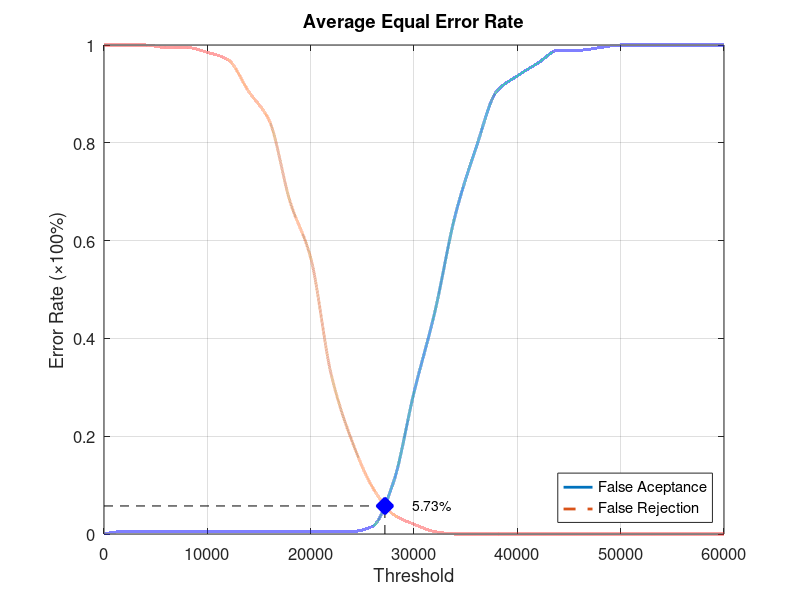
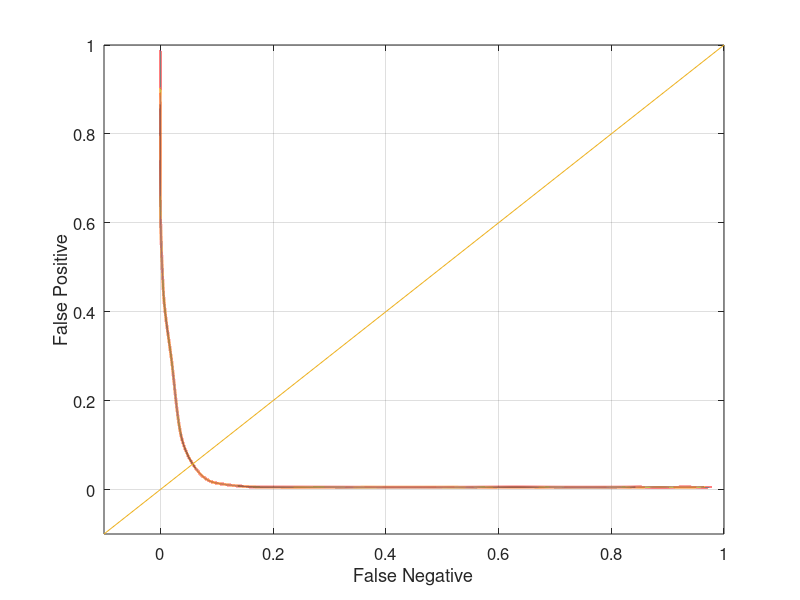

Write MATLAB code to recreate these figures, in order.
function yEER = Database3_2
close all;
clear;
clc;
x = 0:2000:60000;
xq = 0:0.5:60000;

y0 = [0 0.00526316 0.00526316 0.00526316 0.00526316 0.00526316 0.00526316 0.00526316 0.00526316 0.00526316 0.00526316 0.00526316 0.00526316 0.0157895 0.105263 0.289474 0.452632 0.652632 0.789474 0.905263 0.936842 0.963158 0.989474 0.989474 0.994737 1 1 1 1 1 1];
yy0 = interp1(x, y0, xq, 'pchip');
y1 = [1 1 1 0.995 0.995 0.985 0.97 0.905 0.845 0.68 0.565 0.325 0.19 0.095 0.04 0.02 0.005 0 0 0 0 0 0 0 0 0 0 0 0 0 0];
yy1 = interp1(x, y1, xq, 'pchip');

% Calculating EER: 
y2 = abs(y0 - y1);
find(y2 == min(y2))
yy2 = abs(yy0 - yy1);
xEER = find(yy2 == min(yy2));
xEERIndex = xq(xEER) % X-axis EER
yEER = yy0(xEER) % Y-axis EER

main = figure
plot(xq, yy0,'-','LineWidth', 2);	hold on
plot(xq, yy1,'--','LineWidth', 2);	hold on
plot([xEERIndex xEERIndex], [0 yEER], 'k--');	hold on
plot([0 xEERIndex], [yEER yEER], 'k--');	hold on
plot(xEERIndex, yEER, 'bx', 'LineWidth', 10);	hold on
text(xEERIndex + 10 * xEERIndex / 100, yEER, [num2str(round((10000 * yEER)) / 100) '%'])
legend('False Aceptance', 'False Rejection', 'Location', 'SouthEast')
xlabel('Threshold')
ylabel('Error Rate (\times100%)')
title('Average Equal Error Rate')
set(gca, 'FontSize', 12)
axis([0 60000 0 1])
grid on

print(main, 'Database3_2Main', '-dpng');
FNRxFPR = figure('Color', [1 1 1]);
plot(yy1, yy0, '-', yy1, yy0, 'LineWidth', 2);
hold on
y = -0.1:0.1:1
plot(y, y); 
set(gca, 'FontSize', 12)
xlabel('False Negative')
ylabel('False Positive')
axis([-0.1 1 -0.1 1])
set(gca, 'FontSize', 12)
grid on

print(FNRxFPR, 'Database3_2FNRxFPR','-dpng');
end
